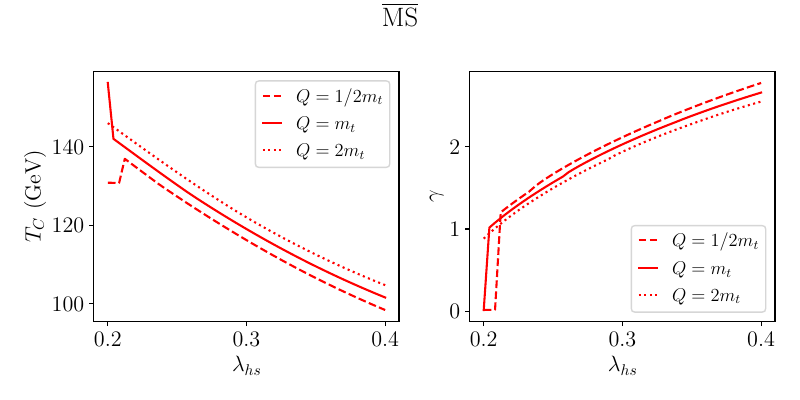

Write Python code to recreate this figure.
#!/usr/bin/env python

from subprocess import run
from scipy.interpolate import interp1d
import matplotlib.pyplot as plt
import numpy as np
import subprocess

from call_pt import call_pt, transpose_list_dict
from style import style


if __name__ == "__main__":

    style()
    fig, ax = plt.subplots(1, 2, figsize=(8, 4))

    lambda_hs = np.linspace(0.2, 0.4)
    mtop = 173.03
    xi = 0.
    tree_level_tadpoles = False
    tree_ewsb = False

    lower = transpose_list_dict([call_pt("msbar", l, 0.5 * mtop, xi, tree_level_tadpoles, tree_ewsb) for l in lambda_hs])
    central = transpose_list_dict([call_pt("msbar", l, mtop, xi, tree_level_tadpoles, tree_ewsb) for l in lambda_hs])
    upper = transpose_list_dict([call_pt("msbar", l, 2. * mtop, xi, tree_level_tadpoles, tree_ewsb) for l in lambda_hs])

    # TC and gamma  

    for i, n in enumerate(["TC", "gamma"]):
        ax[i].plot(lambda_hs, lower[n], color="red", ls="--", label="$Q = 1/2 m_t$")
        ax[i].plot(lambda_hs, central[n], color="red", ls="-", label="$Q = m_t$")
        ax[i].plot(lambda_hs, upper[n], color="red", ls=":", label="$Q = 2 m_t$")

    # ax[0].set_ylim(0., 180.)
    # ax[1].set_ylim(0., 4.)
    ax[0].set_ylabel("$T_C$ (GeV)")
    ax[1].set_ylabel("$\gamma$")

    for a in ax:
        a.set_xlabel("$\lambda_{hs}$")
        a.legend(fontsize="small")
    
    plt.suptitle(r"$\overline{\text{MS}}$")
    plt.tight_layout()
    plt.savefig("scale_msbar.pdf")
